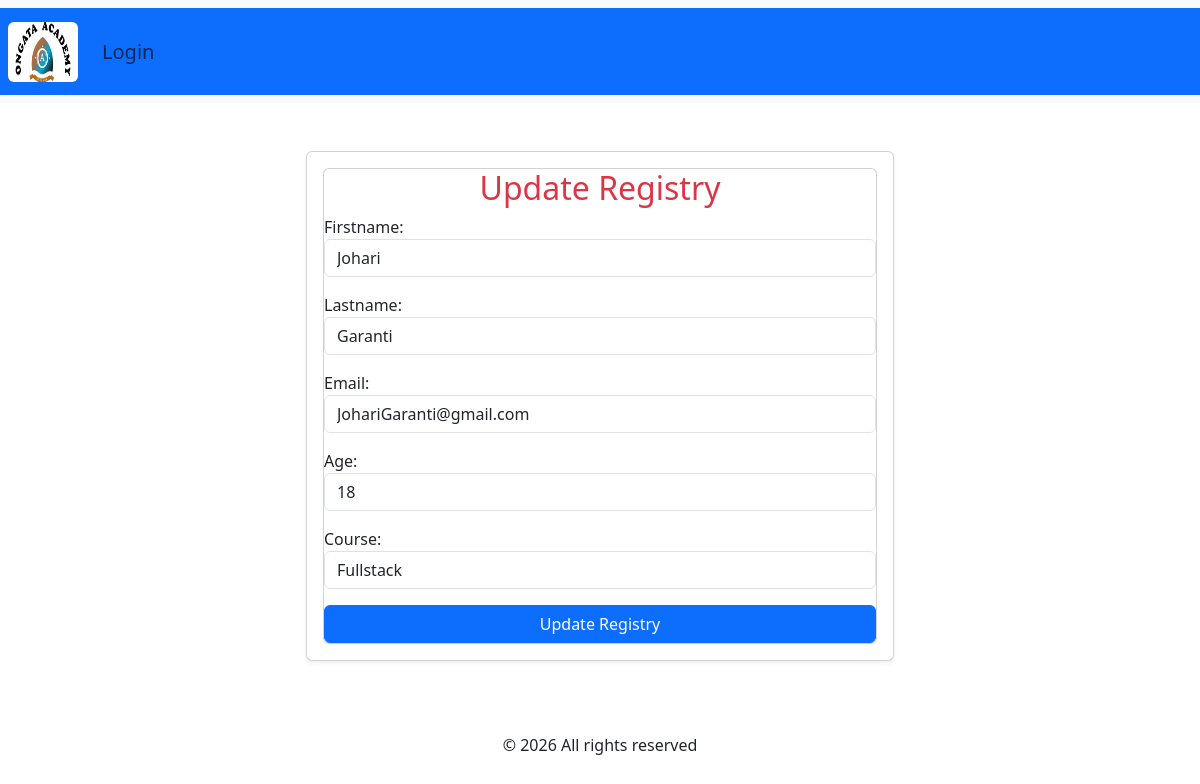
The app's page /update/6/, older data.
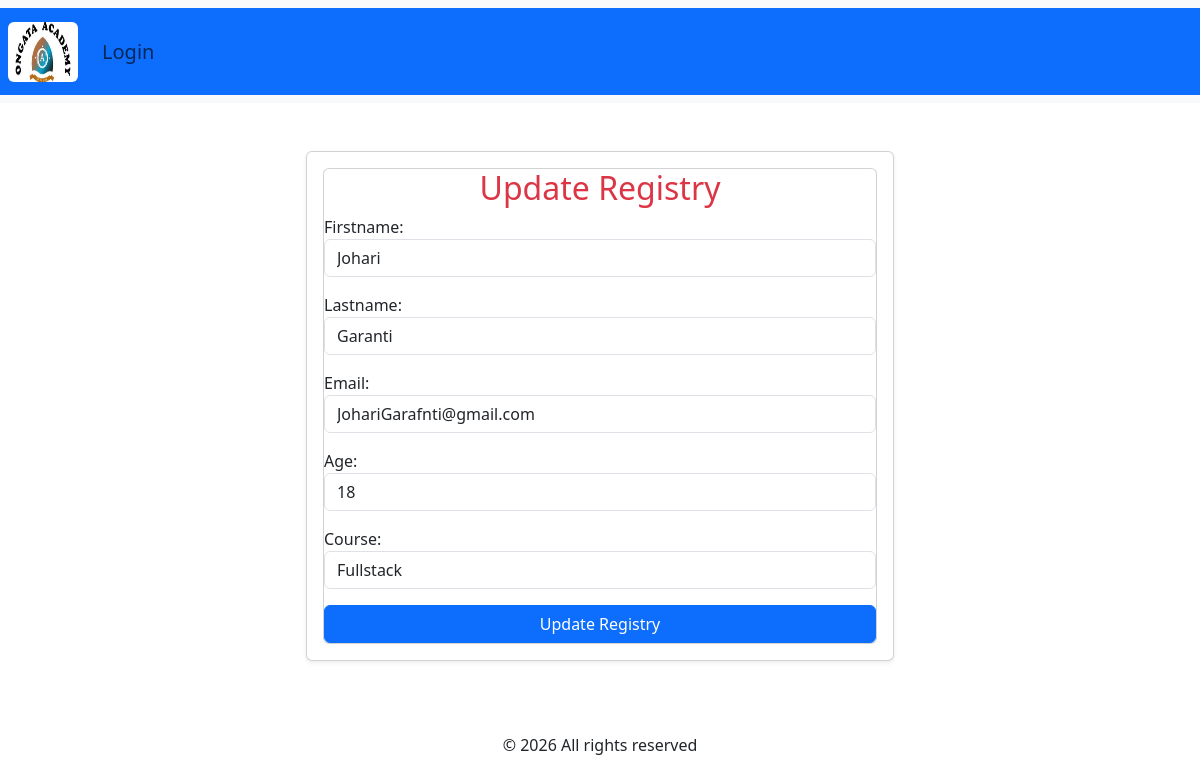
The same page, newer data.
### myapp/models.py (models this page shows, shortened)
class Student(models.Model):
    firstname= models.CharField(max_length=21)
    lastname= models.CharField(max_length=21)
    age= models.IntegerField()
    course=models.CharField()
    email = models.EmailField(null=True, blank=True)

### myapp/views.py (the view)
# urls.py: path('update/<int:id>/', views.update_student, name='update'),
def update_student(request, id):
    student = get_object_or_404(Student, pk=id)
    if request.method == "POST":
        form = StudentForm(request.POST, instance=student)
        if form.is_valid():
            form.save()
            messages.success(request,"Student Data Successfully Updated")
            return redirect('students')
    else:
        form = StudentForm(instance=student)
    return render(request, 'Admin/studentform.html', {'form': form})

### myapp/forms.py
class StudentForm(forms.ModelForm):
    class Meta:
        model = Student
        fields = ['firstname', 'lastname', 'email','age', 'course']
        widgets = {
            'firstname': forms.TextInput(attrs={
                'class': 'form-control',
                'placeholder': 'Enter Your First Name'
            }),
            'lastname': forms.TextInput(attrs={
                'class': 'form-control',
                'placeholder': 'Enter Your Last Name'
            }),
            'age': forms.NumberInput(attrs={
                'class': 'form-control',
                'placeholder':'Enter age'
            }),
            'course': forms.Select(
                choices=[
                    ('Fullstack', 'Fullstack'),
                    ('Cybersecurity', 'Cybersecurity'),
                    ('Data Science', 'Data Science'),
                    ('Artificial Intelligence', 'Artificial Intelligence'),
            ],
                attrs={'class': 'form-control', 'placeholder':'Enter course'}),
            'email': forms.EmailInput(attrs={'class':'form-control','placeholder': 'Enter email'})
        }

### myapp/templates/Admin/studentform.html (shortened to what this page needs)
{% extends "base.html" %}
{%block content%}
    <div class="row justify-content-center">
        <div class="col-md-6">
            <div class="card shadow-sm p-3 mb-5 bg-body rounded">
            <div class="card body">
            <h2 class="text-danger text-center">
                {% if form.instance.id%}
                Update Registry
                {%else%}
                Register student
            {% endif %}</h2>
            <form method="POST">
            {{form.as_p}}
            <button class="btn btn-primary w-100">
                {% if form.instance.id%}Update Registry {%else%} Register{% endif %}</button>
            </form>
            </div>
            </div>
        </div>
    </div>
{% endblock %}

Row changes from the older to the newer data that the page shows:
changed Student "Johari": email "JohariGaranti@gmail.com" → "JohariGarafnti@gmail.com"
